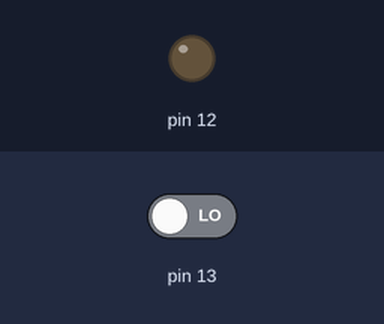
The sketch below on a simulated Arduino Uno, built with avr-gcc and run on an emulated ATmega328P. Shown: output pins drawn as LEDs (lit = HIGH). The inputs (shaded band) are chosen by the test bench; at power-on: pin 13 LOW.

Above: at 1.2 s.
1.3 s: pin 13 driven HIGH
At 2.5 s:
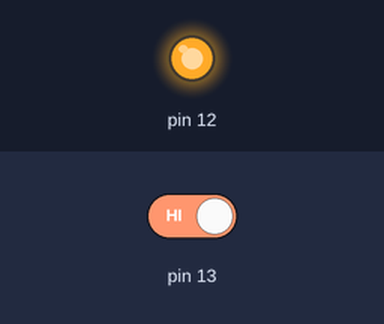
2.8 s: pin 13 driven LOW
At 3.7 s:
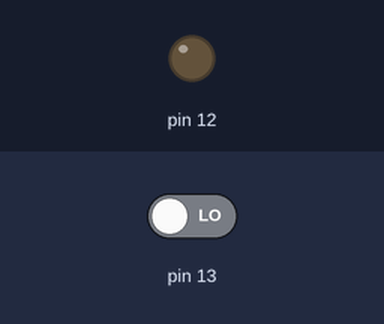
Timing chart, 0 to 5.8 s (numbered marks = the images above; inputs shaded):
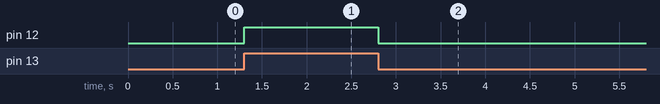

The sketch:

led_switch.ino
```cpp
int x=0;
void setup() {
   pinMode(13,INPUT);
   pinMode(12,OUTPUT);

}

void loop() {
  x=digitalRead(13);
  if(x==1)
  {digitalWrite(12,HIGH);
       }
  else{digitalWrite(12,LOW);
      }


}
```

Measured:
- after the input at 1.3 s, pin 12: LOW → HIGH at once
- after the input at 2.8 s, pin 12: HIGH → LOW at once
